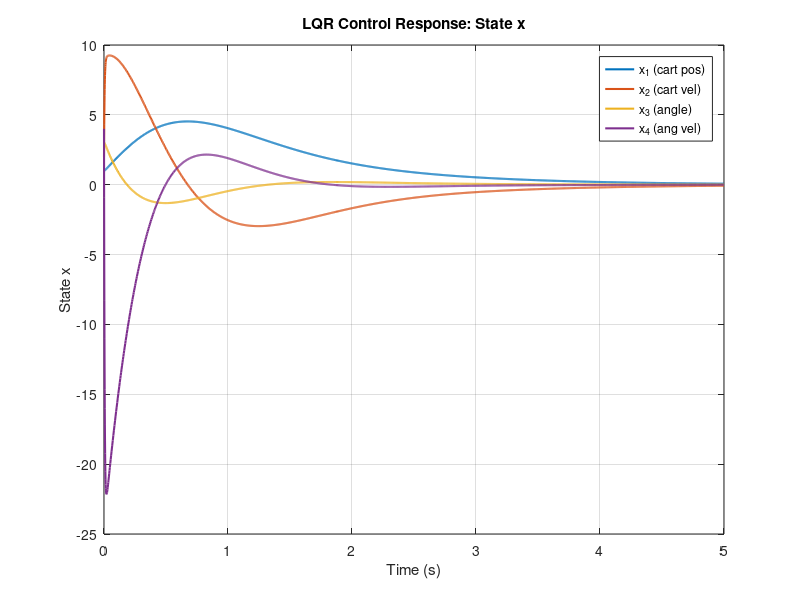

Write MATLAB code to recreate this figure.
function main_lqr_control()
m = 0.009;   % 9g in kg
M = 0.020;   % 20g in kg
g = 9.81;
l = 0.25;
    % 1. System Definition: dx/dt = [0 1 0 0; 0 0 -(m.*g)/M 0; 0 0 0 1;0 0 ((M+m).*g)/(l.*M) 0]x + [0; 1/M;0; -1/(l.*M)]u
    A = [0 1 0 0; 
         0 0 -(m.*g)/M 0; 
         0 0 0 1;
         0 0 ((M+m).*g)/(l.*M) 0];
    B = [0; 1/M;0; -1/(l.*M)];

    % 2. Weighting Matrices (Cost Function)
    % min integral(x'Wx + u'Uu)
    W = eye(4);    % Weight on states (identity matrix)
    U = 1;         % Weight on control effort

    % 3. Calculate LQR Gain
    % K is the optimal gain matrix such that u = -Kx
    [K, ~, ~] = lqr(A, B, W, U)

    % 4. Simulation Settings
    xinit = [1; 2; 3;4];           % Initial conditions
    tspan = [0 5];              % Time range [start end]
    
    % 5. Solve the Closed-Loop System: dx/dt = A*x + B*(-K*x)
    % Using an anonymous function @(t,x) instead of 'global'
    [t, X] = ode45(@(t, x) (A - B*K)*x, tspan, xinit);

    % 6. Plotting Results
    figure;
    plot(t, X(:,1), 'LineWidth',1.5)
    hold on
    plot(t, X(:,2), 'LineWidth',1.5)
    hold on 
    plot(t, X(:,3), 'LineWidth',1.5)
    hold on 
    plot(t, X(:,4), 'LineWidth',1.5)
    grid on;
    legend('x_1 (cart pos)', 'x_2 (cart vel)', 'x_3 (angle)', 'x_4 (ang vel)');
    xlabel('Time (s)');
    ylabel('State x');
    title('LQR Control Response: State x');
end
